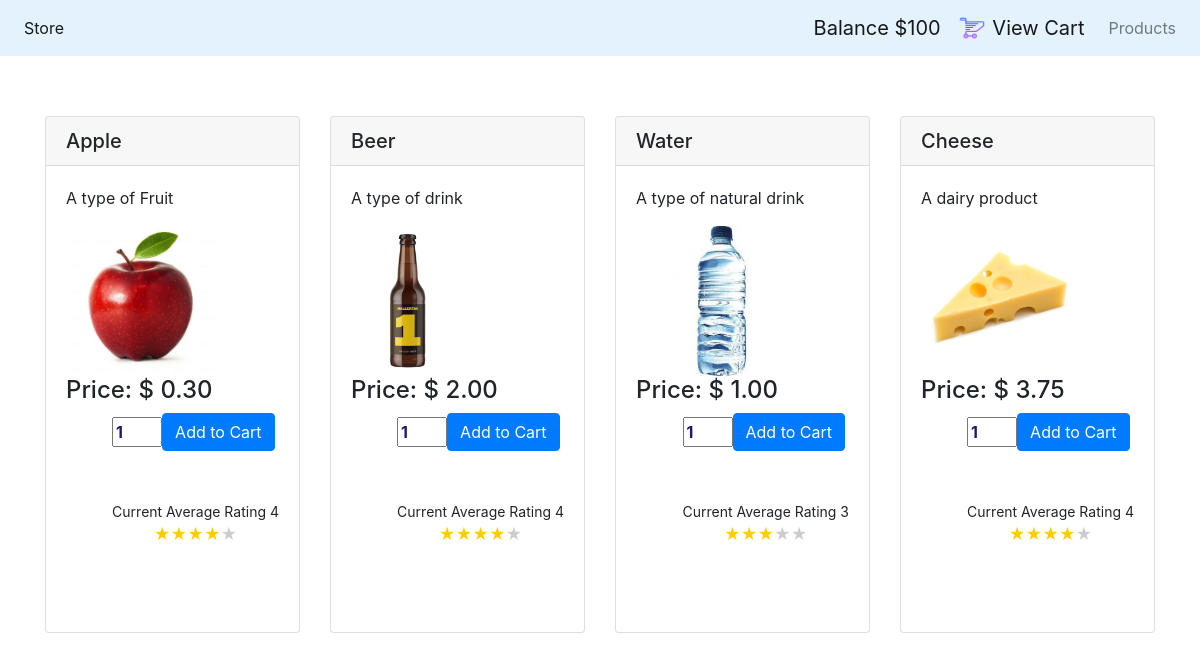
The page / on the database its author committed.
### tables this page shows
CREATE TABLE `item_tab` (
  `item_id` int(11) NOT NULL,
  `item_name` varchar(200) NOT NULL,
  `item_code` varchar(5) NOT NULL,
  `item_description` varchar(500) NOT NULL,
  `item_image` varchar(500) NOT NULL,
  `item_price` decimal(10,2) NOT NULL,
  `rate_avg` float(10,2) NOT NULL
);

### req/config.php (called while the page is built, shortened)
<?php
function DB()
{
     $servername = "localhost";
     $username = "nathaniel";
     $password = "ibiyosi141";
     $dbase = "mycart_db";
     $konet = new mysqli($servername,$username,$password,$dbase);
    return $konet;
}
?>

### index.php (the view, shortened to what this page needs)
<?php
require __DIR__ . '/lib/applib.php';
$tab='item_tab';
$sesid=session_id();
$app = new ShopingCart();
$products = $app->getProducts($tab);
?>
<!DOCTYPE html>
<html lang="en">
<head>
    <link rel="stylesheet" href="style.css">
    <link rel="stylesheet" href="https://stackpath.bootstrapcdn.com/bootstrap/4.1.1/css/bootstrap.min.css">
    <link rel="stylesheet" href="http://netdna.bootstrapcdn.com/font-awesome/4.7.0/css/font-awesome.min.css">
</head>
<body style="margin-top:0;">
     <nav class="navbar navbar-expand-lg navbar-light" style="background-color: #e3f2fd;">
         <div class="collapse navbar-collapse" id="navbarSupportedContent" style="float:right;">
                <ul class="navbar-nav mr-auto">
                  <li class="nav-item active">
                    <a class="nav-link" href="#">Store <span class="sr-only">(current)</span></a>
                  </li>
                </ul>
            </div>
         <a class="navbar-brand" href="cart.php"><span>Balance $</span><?php echo $app->getTot($sesid); ?></a>
          <a class="navbar-brand" href="cart.php"><img src="image/cart.png" width="30" height="30" class="d-inline-block align-top" alt="">
    View Cart</a>
          <ul class="navbar-nav mr-auto">
                    <li class="nav-item">
                        <a class="nav-link" href="index.php">Products</a>
                    </li>
                    </ul>
        </nav>
    <div class="container" id="shoplist">
        <div class="row">
                <?php
                if(count($products) > 0)
                {
                    foreach ($products as $product)
                    {
                        echo ' <div class="col-md-3">
                                <div class="card mb-3">
                                    <h5 class="card-header">
                                        '. $product['item_name'] . '
                                    </h5>
                                    <div class="card-body">
                                        <p class="card-text">
                                            ' . $product['item_description'] . '
                                        </p>
                                        <img src="'.$product['item_image'].'" height="150px" />
                                        <h4>Price: $ ' . $product['item_price'] . '</h4>
                                        <div class="float-right">
                                            <form method="post" action="cart.php" class="form-inline">
                                            <input type="hidden" value="' . $product['item_id'] . '" name="product_id">
                                            <input type="number" class="qtytxt" name="itemqty" id="itemqty" min="1" value="1">
                                            <input type="hidden" value="add_to_cart" name="add_to_cart">
                                            <button type="submit" class="btn btn-primary">Add to Cart</button>
                                        </form>
                                        <div class="wrapper" align="center">
                                        <span id="rating_panel">Current Average Rating '.round($product['rate_avg']).'</span>';
                                        $color = '';
                                         $output = '';
                                         $rating=round($product['rate_avg']);
                                         $output .= '
                                         <ul class="list-inline" data-rating="'.$rating.'" title="Average Rating - '.$rating.'">
                                         ';
                                            for($count=1; $count<=5; $count++)
                                             {
                                              if($count <= $rating)
                                              {
                                               $color = 'color:#ffcc00;';
                                              }
                                              else
                                              {
                                               $color = 'color:#ccc;';
                                              }
                                              $output .= '<li title="'.$count.'" id="'.$product['item_id'].'-'.$count.'" data-index="'.$count.'"  data-item_id="'.$product['item_id'].'" data-rating="'.$rating.'" class="rating" style="cursor:pointer; '.$color.' font-size:16px; display:inline-block;">&#9733;</li>';
                                             }
                                             $output .= '
                                             </ul>';echo $output;
                                       echo ' </div>
                                        </div>
                                   </div>
                                  </div>
                                </div> ';
                    }
                }
                ?>
            </div>
        </div>
</body>
</html>

### lib/applib.php (shortened to what this page needs)
<?php
require_once ('req/config.php');
class ShopingCart
{
    protected $db;
    function __construct()
    {
        $this->db = DB();
    }
    public function getProducts($table)
    {
        $this->table=$table;
        $query = "SELECT *  FROM $this->table";
        if (!$result = mysqli_query($this->db, $query)) {
            exit(mysqli_error($this->db));
        }
        $data = [];
        if (mysqli_num_rows($result) > 0) {
            while ($row = mysqli_fetch_assoc($result)) {
                $data[] = $row;
            }
        }
        return $data;
    }
    public function getTot($sesid)
    {
        $query = "SELECT SUM(total) as total  FROM bal_tab WHERE ses_id = '$sesid'";
        if (!$result = mysqli_query($this->db, $query)) {
            exit(mysqli_error($this->db));
        }
        if (mysqli_num_rows($result) > 0)
        {
            while ($row = mysqli_fetch_assoc($result))
            {
                echo (100-$_SESSION['total']);
            }
        }
        else
        {
            echo $_SESSION['total']=100;
        }
    }
}
?>

### style.css (style rules this page uses)
body { // padding-top: 0%; }
#shoplist { margin-top: 5%; }
.qtytxt { width: 50px; color: midnightblue; font-weight: bold; }
.wrapper { position: relative; display: inline-block; border: none; font-size: 14px; margin: 50px auto; left: 50%; transform: translateX(-50%); }

### rows shown on the page
item_tab: item_name "Apple", item_description "A type of Fruit", item_image (picture), item_price "0.30", rate_avg "4"
item_tab: item_name "Beer", item_description "A type of drink", item_image (picture), item_price "2.00", rate_avg "4"
item_tab: item_name "Water", item_description "A type of natural drink", item_image (picture), item_price "1.00", rate_avg "3"
item_tab: item_name "Cheese", item_description "A dairy product", item_image (picture), item_price "3.75", rate_avg "4"
